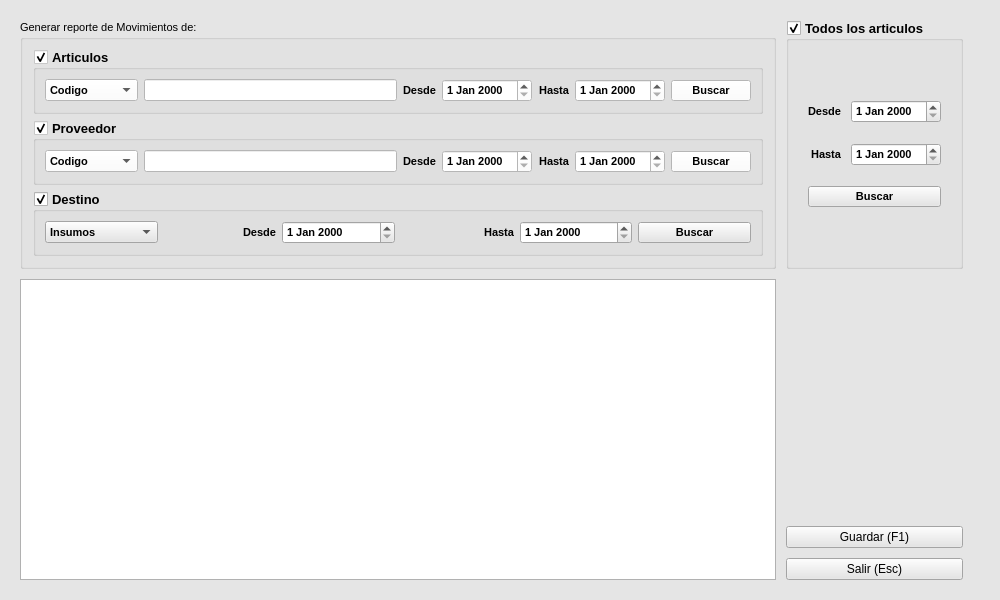
<?xml version="1.0" encoding="UTF-8"?>
<ui version="4.0">
 <class>Form</class>
 <widget class="QWidget" name="Form">
  <property name="geometry">
   <rect>
    <x>0</x>
    <y>0</y>
    <width>1000</width>
    <height>600</height>
   </rect>
  </property>
  <property name="palette">
   <palette>
    <active>
     <colorrole role="WindowText">
      <brush brushstyle="SolidPattern">
       <color alpha="255">
        <red>0</red>
        <green>0</green>
        <blue>0</blue>
       </color>
      </brush>
     </colorrole>
     <colorrole role="Button">
      <brush brushstyle="SolidPattern">
       <color alpha="255">
        <red>229</red>
        <green>229</green>
        <blue>229</blue>
       </color>
      </brush>
     </colorrole>
     <colorrole role="Light">
      <brush brushstyle="SolidPattern">
       <color alpha="255">
        <red>255</red>
        <green>255</green>
        <blue>255</blue>
       </color>
      </brush>
     </colorrole>
     <colorrole role="Midlight">
      <brush brushstyle="SolidPattern">
       <color alpha="255">
        <red>242</red>
        <green>242</green>
        <blue>242</blue>
       </color>
      </brush>
     </colorrole>
     <colorrole role="Dark">
      <brush brushstyle="SolidPattern">
       <color alpha="255">
        <red>114</red>
        <green>114</green>
        <blue>114</blue>
       </color>
      </brush>
     </colorrole>
     <colorrole role="Mid">
      <brush brushstyle="SolidPattern">
       <color alpha="255">
        <red>153</red>
        <green>153</green>
        <blue>153</blue>
       </color>
      </brush>
     </colorrole>
     <colorrole role="Text">
      <brush brushstyle="SolidPattern">
       <color alpha="255">
        <red>0</red>
        <green>0</green>
        <blue>0</blue>
       </color>
      </brush>
     </colorrole>
     <colorrole role="BrightText">
      <brush brushstyle="SolidPattern">
       <color alpha="255">
        <red>255</red>
        <green>255</green>
        <blue>255</blue>
       </color>
      </brush>
     </colorrole>
     <colorrole role="ButtonText">
      <brush brushstyle="SolidPattern">
       <color alpha="255">
        <red>0</red>
        <green>0</green>
        <blue>0</blue>
       </color>
      </brush>
     </colorrole>
     <colorrole role="Base">
      <brush brushstyle="SolidPattern">
       <color alpha="255">
        <red>255</red>
        <green>255</green>
        <blue>255</blue>
       </color>
      </brush>
     </colorrole>
     <colorrole role="Window">
      <brush brushstyle="SolidPattern">
       <color alpha="255">
        <red>229</red>
        <green>229</green>
        <blue>229</blue>
       </color>
      </brush>
     </colorrole>
     <colorrole role="Shadow">
      <brush brushstyle="SolidPattern">
       <color alpha="255">
        <red>0</red>
        <green>0</green>
        <blue>0</blue>
       </color>
      </brush>
     </colorrole>
     <colorrole role="AlternateBase">
      <brush brushstyle="SolidPattern">
       <color alpha="255">
        <red>242</red>
        <green>242</green>
        <blue>242</blue>
       </color>
      </brush>
     </colorrole>
     <colorrole role="ToolTipBase">
      <brush brushstyle="SolidPattern">
       <color alpha="255">
        <red>255</red>
        <green>255</green>
        <blue>220</blue>
       </color>
      </brush>
     </colorrole>
     <colorrole role="ToolTipText">
      <brush brushstyle="SolidPattern">
       <color alpha="255">
        <red>0</red>
        <green>0</green>
        <blue>0</blue>
       </color>
      </brush>
     </colorrole>
    </active>
    <inactive>
     <colorrole role="WindowText">
      <brush brushstyle="SolidPattern">
       <color alpha="255">
        <red>0</red>
        <green>0</green>
        <blue>0</blue>
       </color>
      </brush>
     </colorrole>
     <colorrole role="Button">
      <brush brushstyle="SolidPattern">
       <color alpha="255">
        <red>229</red>
        <green>229</green>
        <blue>229</blue>
       </color>
      </brush>
     </colorrole>
     <colorrole role="Light">
      <brush brushstyle="SolidPattern">
       <color alpha="255">
        <red>255</red>
        <green>255</green>
        <blue>255</blue>
       </color>
      </brush>
     </colorrole>
     <colorrole role="Midlight">
      <brush brushstyle="SolidPattern">
       <color alpha="255">
        <red>242</red>
        <green>242</green>
        <blue>242</blue>
       </color>
      </brush>
     </colorrole>
     <colorrole role="Dark">
      <brush brushstyle="SolidPattern">
       <color alpha="255">
        <red>114</red>
        <green>114</green>
        <blue>114</blue>
       </color>
      </brush>
     </colorrole>
     <colorrole role="Mid">
      <brush brushstyle="SolidPattern">
       <color alpha="255">
        <red>153</red>
        <green>153</green>
        <blue>153</blue>
       </color>
      </brush>
     </colorrole>
     <colorrole role="Text">
      <brush brushstyle="SolidPattern">
       <color alpha="255">
        <red>0</red>
        <green>0</green>
        <blue>0</blue>
       </color>
      </brush>
     </colorrole>
     <colorrole role="BrightText">
      <brush brushstyle="SolidPattern">
       <color alpha="255">
        <red>255</red>
        <green>255</green>
        <blue>255</blue>
       </color>
      </brush>
     </colorrole>
     <colorrole role="ButtonText">
      <brush brushstyle="SolidPattern">
       <color alpha="255">
        <red>0</red>
        <green>0</green>
        <blue>0</blue>
       </color>
      </brush>
     </colorrole>
     <colorrole role="Base">
      <brush brushstyle="SolidPattern">
       <color alpha="255">
        <red>255</red>
        <green>255</green>
        <blue>255</blue>
       </color>
      </brush>
     </colorrole>
     <colorrole role="Window">
      <brush brushstyle="SolidPattern">
       <color alpha="255">
        <red>229</red>
        <green>229</green>
        <blue>229</blue>
       </color>
      </brush>
     </colorrole>
     <colorrole role="Shadow">
      <brush brushstyle="SolidPattern">
       <color alpha="255">
        <red>0</red>
        <green>0</green>
        <blue>0</blue>
       </color>
      </brush>
     </colorrole>
     <colorrole role="AlternateBase">
      <brush brushstyle="SolidPattern">
       <color alpha="255">
        <red>242</red>
        <green>242</green>
        <blue>242</blue>
       </color>
      </brush>
     </colorrole>
     <colorrole role="ToolTipBase">
      <brush brushstyle="SolidPattern">
       <color alpha="255">
        <red>255</red>
        <green>255</green>
        <blue>220</blue>
       </color>
      </brush>
     </colorrole>
     <colorrole role="ToolTipText">
      <brush brushstyle="SolidPattern">
       <color alpha="255">
        <red>0</red>
        <green>0</green>
        <blue>0</blue>
       </color>
      </brush>
     </colorrole>
    </inactive>
    <disabled>
     <colorrole role="WindowText">
      <brush brushstyle="SolidPattern">
       <color alpha="255">
        <red>114</red>
        <green>114</green>
        <blue>114</blue>
       </color>
      </brush>
     </colorrole>
     <colorrole role="Button">
      <brush brushstyle="SolidPattern">
       <color alpha="255">
        <red>229</red>
        <green>229</green>
        <blue>229</blue>
       </color>
      </brush>
     </colorrole>
     <colorrole role="Light">
      <brush brushstyle="SolidPattern">
       <color alpha="255">
        <red>255</red>
        <green>255</green>
        <blue>255</blue>
       </color>
      </brush>
     </colorrole>
     <colorrole role="Midlight">
      <brush brushstyle="SolidPattern">
       <color alpha="255">
        <red>242</red>
        <green>242</green>
        <blue>242</blue>
       </color>
      </brush>
     </colorrole>
     <colorrole role="Dark">
      <brush brushstyle="SolidPattern">
       <color alpha="255">
        <red>114</red>
        <green>114</green>
        <blue>114</blue>
       </color>
      </brush>
     </colorrole>
     <colorrole role="Mid">
      <brush brushstyle="SolidPattern">
       <color alpha="255">
        <red>153</red>
        <green>153</green>
        <blue>153</blue>
       </color>
      </brush>
     </colorrole>
     <colorrole role="Text">
      <brush brushstyle="SolidPattern">
       <color alpha="255">
        <red>114</red>
        <green>114</green>
        <blue>114</blue>
       </color>
      </brush>
     </colorrole>
     <colorrole role="BrightText">
      <brush brushstyle="SolidPattern">
       <color alpha="255">
        <red>255</red>
        <green>255</green>
        <blue>255</blue>
       </color>
      </brush>
     </colorrole>
     <colorrole role="ButtonText">
      <brush brushstyle="SolidPattern">
       <color alpha="255">
        <red>114</red>
        <green>114</green>
        <blue>114</blue>
       </color>
      </brush>
     </colorrole>
     <colorrole role="Base">
      <brush brushstyle="SolidPattern">
       <color alpha="255">
        <red>229</red>
        <green>229</green>
        <blue>229</blue>
       </color>
      </brush>
     </colorrole>
     <colorrole role="Window">
      <brush brushstyle="SolidPattern">
       <color alpha="255">
        <red>229</red>
        <green>229</green>
        <blue>229</blue>
       </color>
      </brush>
     </colorrole>
     <colorrole role="Shadow">
      <brush brushstyle="SolidPattern">
       <color alpha="255">
        <red>0</red>
        <green>0</green>
        <blue>0</blue>
       </color>
      </brush>
     </colorrole>
     <colorrole role="AlternateBase">
      <brush brushstyle="SolidPattern">
       <color alpha="255">
        <red>229</red>
        <green>229</green>
        <blue>229</blue>
       </color>
      </brush>
     </colorrole>
     <colorrole role="ToolTipBase">
      <brush brushstyle="SolidPattern">
       <color alpha="255">
        <red>255</red>
        <green>255</green>
        <blue>220</blue>
       </color>
      </brush>
     </colorrole>
     <colorrole role="ToolTipText">
      <brush brushstyle="SolidPattern">
       <color alpha="255">
        <red>0</red>
        <green>0</green>
        <blue>0</blue>
       </color>
      </brush>
     </colorrole>
    </disabled>
   </palette>
  </property>
  <property name="windowTitle">
   <string>Form</string>
  </property>
  <layout class="QGridLayout" name="gridLayout_2">
   <property name="leftMargin">
    <number>10</number>
   </property>
   <property name="topMargin">
    <number>10</number>
   </property>
   <property name="rightMargin">
    <number>10</number>
   </property>
   <property name="bottomMargin">
    <number>10</number>
   </property>
   <property name="spacing">
    <number>10</number>
   </property>
   <item row="0" column="0">
    <layout class="QGridLayout" name="gridLayout" rowstretch="60,100,0,0">
     <property name="leftMargin">
      <number>10</number>
     </property>
     <property name="topMargin">
      <number>10</number>
     </property>
     <property name="rightMargin">
      <number>10</number>
     </property>
     <property name="bottomMargin">
      <number>10</number>
     </property>
     <item row="0" column="0">
      <widget class="QGroupBox" name="groupBox">
       <property name="sizePolicy">
        <sizepolicy hsizetype="Expanding" vsizetype="Expanding">
         <horstretch>0</horstretch>
         <verstretch>0</verstretch>
        </sizepolicy>
       </property>
       <property name="font">
        <font>
         <pointsize>8</pointsize>
        </font>
       </property>
       <property name="title">
        <string>Generar reporte de Movimientos de:</string>
       </property>
       <layout class="QGridLayout" name="gridLayout_3">
        <property name="leftMargin">
         <number>10</number>
        </property>
        <property name="topMargin">
         <number>10</number>
        </property>
        <property name="rightMargin">
         <number>10</number>
        </property>
        <property name="bottomMargin">
         <number>10</number>
        </property>
        <property name="horizontalSpacing">
         <number>10</number>
        </property>
        <item row="0" column="0">
         <widget class="QGroupBox" name="groupBox_2">
          <property name="palette">
           <palette>
            <active>
             <colorrole role="Button">
              <brush brushstyle="SolidPattern">
               <color alpha="255">
                <red>255</red>
                <green>255</green>
                <blue>255</blue>
               </color>
              </brush>
             </colorrole>
             <colorrole role="Base">
              <brush brushstyle="SolidPattern">
               <color alpha="255">
                <red>255</red>
                <green>255</green>
                <blue>255</blue>
               </color>
              </brush>
             </colorrole>
             <colorrole role="Window">
              <brush brushstyle="SolidPattern">
               <color alpha="255">
                <red>255</red>
                <green>255</green>
                <blue>255</blue>
               </color>
              </brush>
             </colorrole>
            </active>
            <inactive>
             <colorrole role="Button">
              <brush brushstyle="SolidPattern">
               <color alpha="255">
                <red>255</red>
                <green>255</green>
                <blue>255</blue>
               </color>
              </brush>
             </colorrole>
             <colorrole role="Base">
              <brush brushstyle="SolidPattern">
               <color alpha="255">
                <red>255</red>
                <green>255</green>
                <blue>255</blue>
               </color>
              </brush>
             </colorrole>
             <colorrole role="Window">
              <brush brushstyle="SolidPattern">
               <color alpha="255">
                <red>255</red>
                <green>255</green>
                <blue>255</blue>
               </color>
              </brush>
             </colorrole>
            </inactive>
            <disabled>
             <colorrole role="Button">
              <brush brushstyle="SolidPattern">
               <color alpha="255">
                <red>255</red>
                <green>255</green>
                <blue>255</blue>
               </color>
              </brush>
             </colorrole>
             <colorrole role="Base">
              <brush brushstyle="SolidPattern">
               <color alpha="255">
                <red>255</red>
                <green>255</green>
                <blue>255</blue>
               </color>
              </brush>
             </colorrole>
             <colorrole role="Window">
              <brush brushstyle="SolidPattern">
               <color alpha="255">
                <red>255</red>
                <green>255</green>
                <blue>255</blue>
               </color>
              </brush>
             </colorrole>
            </disabled>
           </palette>
          </property>
          <property name="font">
           <font>
            <family>System</family>
            <pointsize>10</pointsize>
            <weight>75</weight>
            <bold>true</bold>
           </font>
          </property>
          <property name="title">
           <string>Articulos</string>
          </property>
          <property name="checkable">
           <bool>true</bool>
          </property>
          <layout class="QGridLayout" name="gridLayout_4">
           <item row="0" column="0">
            <layout class="QHBoxLayout" name="horizontalLayout_5">
             <item>
              <widget class="QComboBox" name="comboBox">
               <property name="font">
                <font>
                 <pointsize>8</pointsize>
                </font>
               </property>
               <item>
                <property name="text">
                 <string>Codigo</string>
                </property>
               </item>
               <item>
                <property name="text">
                 <string>Descripcion</string>
                </property>
               </item>
              </widget>
             </item>
             <item>
              <widget class="QLineEdit" name="lineEdit_2">
               <property name="font">
                <font>
                 <pointsize>8</pointsize>
                </font>
               </property>
              </widget>
             </item>
             <item>
              <widget class="QLabel" name="label_16">
               <property name="font">
                <font>
                 <pointsize>8</pointsize>
                </font>
               </property>
               <property name="text">
                <string>Desde</string>
               </property>
               <property name="alignment">
                <set>Qt::AlignRight|Qt::AlignTrailing|Qt::AlignVCenter</set>
               </property>
              </widget>
             </item>
             <item>
              <widget class="QDateEdit" name="dateEdit_15">
               <property name="font">
                <font>
                 <pointsize>8</pointsize>
                </font>
               </property>
              </widget>
             </item>
             <item>
              <widget class="QLabel" name="label_17">
               <property name="font">
                <font>
                 <pointsize>8</pointsize>
                </font>
               </property>
               <property name="text">
                <string>Hasta</string>
               </property>
               <property name="alignment">
                <set>Qt::AlignRight|Qt::AlignTrailing|Qt::AlignVCenter</set>
               </property>
              </widget>
             </item>
             <item>
              <widget class="QDateEdit" name="dateEdit_16">
               <property name="font">
                <font>
                 <pointsize>8</pointsize>
                </font>
               </property>
              </widget>
             </item>
             <item>
              <widget class="QPushButton" name="pushButton_11">
               <property name="font">
                <font>
                 <pointsize>8</pointsize>
                </font>
               </property>
               <property name="text">
                <string>Buscar</string>
               </property>
               <property name="icon">
                <iconset>
                 <normaloff>88-iconos-varios/iconos/search.ico</normaloff>88-iconos-varios/iconos/search.ico</iconset>
               </property>
               <property name="iconSize">
                <size>
                 <width>15</width>
                 <height>15</height>
                </size>
               </property>
              </widget>
             </item>
            </layout>
           </item>
          </layout>
         </widget>
        </item>
        <item row="2" column="0">
         <widget class="QGroupBox" name="groupBox_4">
          <property name="font">
           <font>
            <family>System</family>
            <pointsize>10</pointsize>
            <weight>75</weight>
            <bold>true</bold>
           </font>
          </property>
          <property name="title">
           <string>Destino</string>
          </property>
          <property name="checkable">
           <bool>true</bool>
          </property>
          <layout class="QGridLayout" name="gridLayout_6">
           <item row="0" column="0">
            <layout class="QHBoxLayout" name="horizontalLayout_2">
             <item>
              <widget class="QComboBox" name="comboBox_5">
               <property name="font">
                <font>
                 <pointsize>8</pointsize>
                </font>
               </property>
               <item>
                <property name="text">
                 <string>Insumos</string>
                </property>
               </item>
               <item>
                <property name="text">
                 <string>Reparacion</string>
                </property>
               </item>
               <item>
                <property name="text">
                 <string>Inversion</string>
                </property>
               </item>
              </widget>
             </item>
             <item>
              <widget class="QLabel" name="label_12">
               <property name="font">
                <font>
                 <pointsize>8</pointsize>
                </font>
               </property>
               <property name="text">
                <string>Desde</string>
               </property>
               <property name="alignment">
                <set>Qt::AlignRight|Qt::AlignTrailing|Qt::AlignVCenter</set>
               </property>
              </widget>
             </item>
             <item>
              <widget class="QDateEdit" name="dateEdit_11">
               <property name="font">
                <font>
                 <pointsize>8</pointsize>
                </font>
               </property>
              </widget>
             </item>
             <item>
              <widget class="QLabel" name="label_13">
               <property name="font">
                <font>
                 <pointsize>8</pointsize>
                </font>
               </property>
               <property name="text">
                <string>Hasta</string>
               </property>
               <property name="alignment">
                <set>Qt::AlignRight|Qt::AlignTrailing|Qt::AlignVCenter</set>
               </property>
              </widget>
             </item>
             <item>
              <widget class="QDateEdit" name="dateEdit_12">
               <property name="font">
                <font>
                 <pointsize>8</pointsize>
                </font>
               </property>
              </widget>
             </item>
             <item>
              <widget class="QPushButton" name="pushButton_13">
               <property name="font">
                <font>
                 <pointsize>8</pointsize>
                </font>
               </property>
               <property name="text">
                <string>Buscar</string>
               </property>
               <property name="icon">
                <iconset>
                 <normaloff>88-iconos-varios/iconos/search.ico</normaloff>88-iconos-varios/iconos/search.ico</iconset>
               </property>
               <property name="iconSize">
                <size>
                 <width>15</width>
                 <height>15</height>
                </size>
               </property>
              </widget>
             </item>
            </layout>
           </item>
          </layout>
         </widget>
        </item>
        <item row="1" column="0">
         <widget class="QGroupBox" name="groupBox_6">
          <property name="palette">
           <palette>
            <active>
             <colorrole role="Button">
              <brush brushstyle="SolidPattern">
               <color alpha="255">
                <red>255</red>
                <green>255</green>
                <blue>255</blue>
               </color>
              </brush>
             </colorrole>
             <colorrole role="Base">
              <brush brushstyle="SolidPattern">
               <color alpha="255">
                <red>255</red>
                <green>255</green>
                <blue>255</blue>
               </color>
              </brush>
             </colorrole>
             <colorrole role="Window">
              <brush brushstyle="SolidPattern">
               <color alpha="255">
                <red>255</red>
                <green>255</green>
                <blue>255</blue>
               </color>
              </brush>
             </colorrole>
            </active>
            <inactive>
             <colorrole role="Button">
              <brush brushstyle="SolidPattern">
               <color alpha="255">
                <red>255</red>
                <green>255</green>
                <blue>255</blue>
               </color>
              </brush>
             </colorrole>
             <colorrole role="Base">
              <brush brushstyle="SolidPattern">
               <color alpha="255">
                <red>255</red>
                <green>255</green>
                <blue>255</blue>
               </color>
              </brush>
             </colorrole>
             <colorrole role="Window">
              <brush brushstyle="SolidPattern">
               <color alpha="255">
                <red>255</red>
                <green>255</green>
                <blue>255</blue>
               </color>
              </brush>
             </colorrole>
            </inactive>
            <disabled>
             <colorrole role="Button">
              <brush brushstyle="SolidPattern">
               <color alpha="255">
                <red>255</red>
                <green>255</green>
                <blue>255</blue>
               </color>
              </brush>
             </colorrole>
             <colorrole role="Base">
              <brush brushstyle="SolidPattern">
               <color alpha="255">
                <red>255</red>
                <green>255</green>
                <blue>255</blue>
               </color>
              </brush>
             </colorrole>
             <colorrole role="Window">
              <brush brushstyle="SolidPattern">
               <color alpha="255">
                <red>255</red>
                <green>255</green>
                <blue>255</blue>
               </color>
              </brush>
             </colorrole>
            </disabled>
           </palette>
          </property>
          <property name="font">
           <font>
            <family>System</family>
            <pointsize>10</pointsize>
            <weight>75</weight>
            <bold>true</bold>
           </font>
          </property>
          <property name="title">
           <string>Proveedor</string>
          </property>
          <property name="checkable">
           <bool>true</bool>
          </property>
          <layout class="QGridLayout" name="gridLayout_5">
           <item row="0" column="0">
            <layout class="QHBoxLayout" name="horizontalLayout_3">
             <item>
              <widget class="QComboBox" name="comboBox_4">
               <property name="font">
                <font>
                 <pointsize>8</pointsize>
                </font>
               </property>
               <item>
                <property name="text">
                 <string>Codigo</string>
                </property>
               </item>
               <item>
                <property name="text">
                 <string>Descripcion</string>
                </property>
               </item>
              </widget>
             </item>
             <item>
              <widget class="QLineEdit" name="lineEdit_4">
               <property name="font">
                <font>
                 <pointsize>8</pointsize>
                </font>
               </property>
              </widget>
             </item>
             <item>
              <widget class="QLabel" name="label_10">
               <property name="font">
                <font>
                 <pointsize>8</pointsize>
                </font>
               </property>
               <property name="text">
                <string>Desde</string>
               </property>
               <property name="alignment">
                <set>Qt::AlignRight|Qt::AlignTrailing|Qt::AlignVCenter</set>
               </property>
              </widget>
             </item>
             <item>
              <widget class="QDateEdit" name="dateEdit_9">
               <property name="font">
                <font>
                 <pointsize>8</pointsize>
                </font>
               </property>
              </widget>
             </item>
             <item>
              <widget class="QLabel" name="label_11">
               <property name="font">
                <font>
                 <pointsize>8</pointsize>
                </font>
               </property>
               <property name="text">
                <string>Hasta</string>
               </property>
               <property name="alignment">
                <set>Qt::AlignRight|Qt::AlignTrailing|Qt::AlignVCenter</set>
               </property>
              </widget>
             </item>
             <item>
              <widget class="QDateEdit" name="dateEdit_10">
               <property name="font">
                <font>
                 <pointsize>8</pointsize>
                </font>
               </property>
              </widget>
             </item>
             <item>
              <widget class="QPushButton" name="pushButton_15">
               <property name="font">
                <font>
                 <pointsize>8</pointsize>
                </font>
               </property>
               <property name="text">
                <string>Buscar</string>
               </property>
               <property name="icon">
                <iconset>
                 <normaloff>88-iconos-varios/iconos/search.ico</normaloff>88-iconos-varios/iconos/search.ico</iconset>
               </property>
               <property name="iconSize">
                <size>
                 <width>15</width>
                 <height>15</height>
                </size>
               </property>
              </widget>
             </item>
            </layout>
           </item>
          </layout>
         </widget>
        </item>
       </layout>
      </widget>
     </item>
     <item row="0" column="1">
      <widget class="QGroupBox" name="groupBox_5">
       <property name="font">
        <font>
         <family>System</family>
         <pointsize>10</pointsize>
         <weight>75</weight>
         <bold>true</bold>
        </font>
       </property>
       <property name="title">
        <string>Todos los articulos</string>
       </property>
       <property name="checkable">
        <bool>true</bool>
       </property>
       <layout class="QGridLayout" name="gridLayout_8">
        <item row="0" column="0">
         <layout class="QGridLayout" name="gridLayout_7">
          <property name="leftMargin">
           <number>10</number>
          </property>
          <property name="topMargin">
           <number>10</number>
          </property>
          <property name="rightMargin">
           <number>10</number>
          </property>
          <property name="bottomMargin">
           <number>10</number>
          </property>
          <property name="horizontalSpacing">
           <number>10</number>
          </property>
          <property name="verticalSpacing">
           <number>20</number>
          </property>
          <item row="0" column="0">
           <widget class="QLabel" name="label_9">
            <property name="font">
             <font>
              <pointsize>8</pointsize>
             </font>
            </property>
            <property name="text">
             <string>Desde</string>
            </property>
            <property name="alignment">
             <set>Qt::AlignRight|Qt::AlignTrailing|Qt::AlignVCenter</set>
            </property>
           </widget>
          </item>
          <item row="0" column="1">
           <widget class="QDateEdit" name="dateEdit_7">
            <property name="font">
             <font>
              <pointsize>8</pointsize>
             </font>
            </property>
           </widget>
          </item>
          <item row="1" column="0">
           <widget class="QLabel" name="label_7">
            <property name="font">
             <font>
              <pointsize>8</pointsize>
             </font>
            </property>
            <property name="text">
             <string>Hasta</string>
            </property>
            <property name="alignment">
             <set>Qt::AlignRight|Qt::AlignTrailing|Qt::AlignVCenter</set>
            </property>
           </widget>
          </item>
          <item row="1" column="1">
           <widget class="QDateEdit" name="dateEdit_8">
            <property name="font">
             <font>
              <pointsize>8</pointsize>
             </font>
            </property>
           </widget>
          </item>
          <item row="2" column="0" colspan="2">
           <widget class="QPushButton" name="pushButton_14">
            <property name="font">
             <font>
              <pointsize>8</pointsize>
             </font>
            </property>
            <property name="text">
             <string>Buscar</string>
            </property>
            <property name="icon">
             <iconset>
              <normaloff>88-iconos-varios/iconos/search.ico</normaloff>88-iconos-varios/iconos/search.ico</iconset>
            </property>
            <property name="iconSize">
             <size>
              <width>15</width>
              <height>15</height>
             </size>
            </property>
           </widget>
          </item>
         </layout>
        </item>
       </layout>
      </widget>
     </item>
     <item row="3" column="1">
      <widget class="QPushButton" name="pushButton_6">
       <property name="text">
        <string>Salir (Esc)</string>
       </property>
       <property name="icon">
        <iconset>
         <normaloff>../icons/volver.png</normaloff>../icons/volver.png</iconset>
       </property>
       <property name="iconSize">
        <size>
         <width>20</width>
         <height>20</height>
        </size>
       </property>
      </widget>
     </item>
     <item row="2" column="1">
      <widget class="QPushButton" name="pushButton_10">
       <property name="text">
        <string>Guardar (F1)</string>
       </property>
       <property name="icon">
        <iconset>
         <normaloff>../icons/guardar.png</normaloff>../icons/guardar.png</iconset>
       </property>
       <property name="iconSize">
        <size>
         <width>20</width>
         <height>20</height>
        </size>
       </property>
      </widget>
     </item>
     <item row="1" column="0" rowspan="3">
      <widget class="QColumnView" name="columnView"/>
     </item>
    </layout>
   </item>
   <item row="0" column="1">
    <widget class="QLabel" name="label">
     <property name="text">
      <string/>
     </property>
     <property name="pixmap">
      <pixmap>iconos/corupel.jpg</pixmap>
     </property>
     <property name="scaledContents">
      <bool>true</bool>
     </property>
    </widget>
   </item>
  </layout>
 </widget>
 <resources/>
 <connections/>
</ui>
